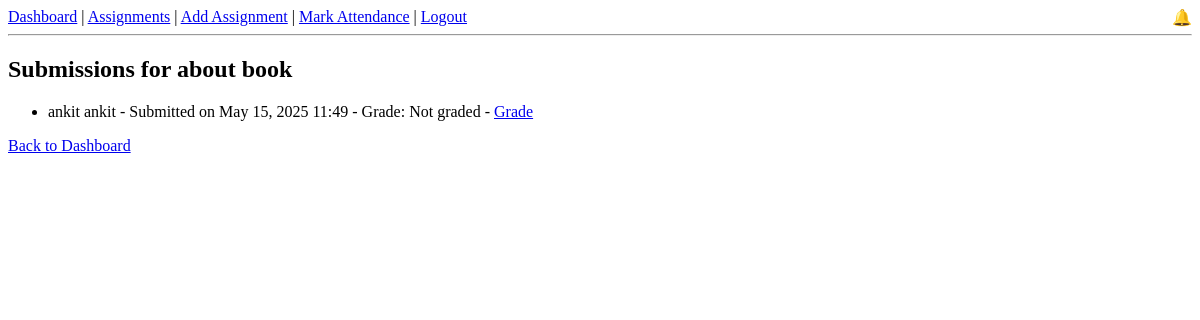
/assignments/2/submissions/ (signed in), run on the app's committed database.
### core/models.py (models this page shows, shortened)
class Assignment(models.Model):
    course = models.ForeignKey(Course, on_delete=models.CASCADE)
    title = models.CharField(max_length=100)
    description = models.TextField(blank=True)
    due_date = models.DateField()

class AssignmentSubmission(models.Model):
    assignment = models.ForeignKey(Assignment, on_delete=models.CASCADE)
    student = models.ForeignKey(Student, on_delete=models.CASCADE)
    submission_file = models.FileField(upload_to='submissions/', blank=True, null=True)
    submitted_at = models.DateTimeField(auto_now_add=True)
    grade = models.CharField(max_length=10, blank=True, null=True)
    feedback = models.TextField(blank=True, null=True)

class Student(models.Model):
    user = models.OneToOneField(User, on_delete=models.CASCADE, related_name='student')
    roll_number = models.CharField(max_length=20,unique=True)
    course = models.ForeignKey(Course,on_delete=models.SET_NULL,null=True)

### core/views.py (the view)
# urls.py: path('assignments/<int:assignment_id>/submissions/', views.assignment_submissions, name='assignment_submissions'),
@login_required
def assignment_submissions(request, assignment_id):
    if not request.user.is_staff:
        return redirect('dashboard')  # only teachers can view
    assignment = get_object_or_404(Assignment, pk=assignment_id)
    submissions = assignment.assignmentsubmission_set.all()
    return render(request, 'core/assignment_submissions.html', {
        'assignment': assignment,
        'submissions': submissions,
    })

### core/context_processors.py (called while the page is built)
def notifications_processor(request):
    if request.user.is_authenticated:
        return {
            'notifications': request.user.notifications.filter(is_read=False).order_by('-created_at')
        }
    return {}

### core/templates/core/assignment_submissions.html
{% extends 'core/base.html' %}
{% block content %}
  <h2>Submissions for {{ assignment.title }}</h2>
  <ul>
    {% for submission in submissions %}
      <li>
        {{ submission.student.user.get_full_name|default:submission.student.user.username }} -
        Submitted on {{ submission.submitted_at|date:"M d, Y H:i" }} -
        Grade: {{ submission.grade|default:"Not graded" }} -
        <a href="{% url 'grade_submission' submission.id %}">Grade</a>
      </li>
    {% empty %}
      <li>No submissions yet.</li>
    {% endfor %}
  </ul>
  <a href="{% url 'student_dashboard' %}">Back to Dashboard</a>
{% endblock %}

### data on the page
Assignment: title "about book"
AssignmentSubmission: student.user.get_full_name "ankit ankit", submitted_at "May 15, 2025 11:49", grade "Not graded"
